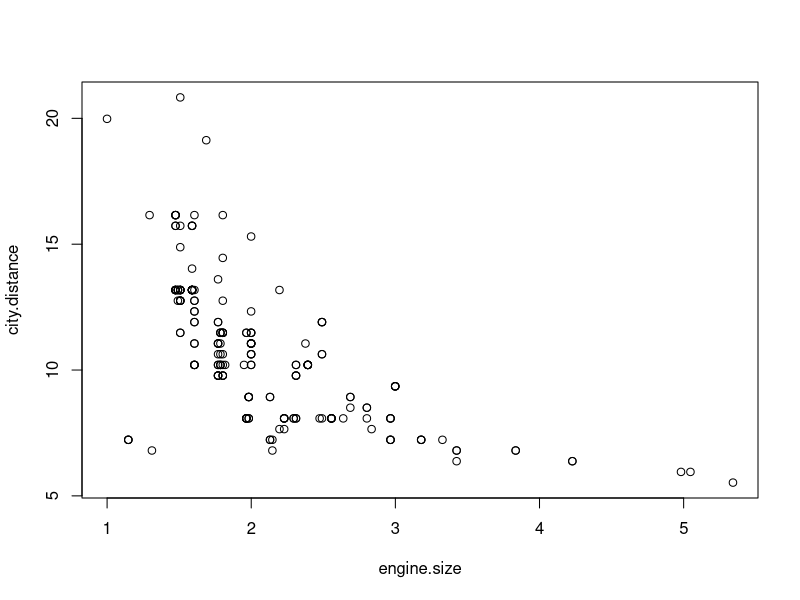
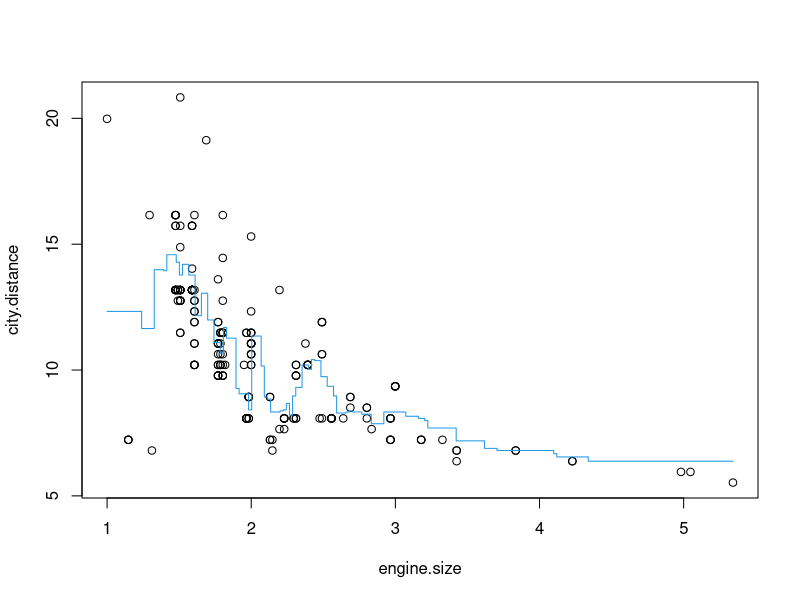
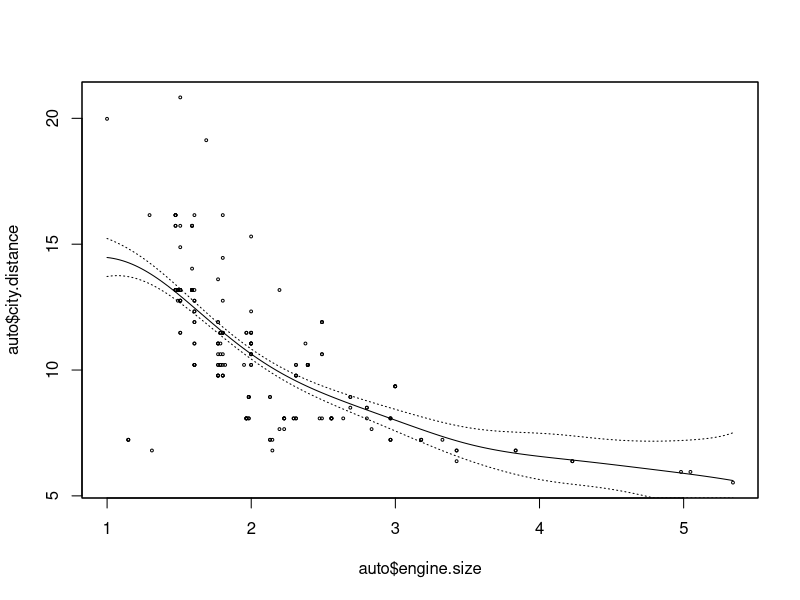
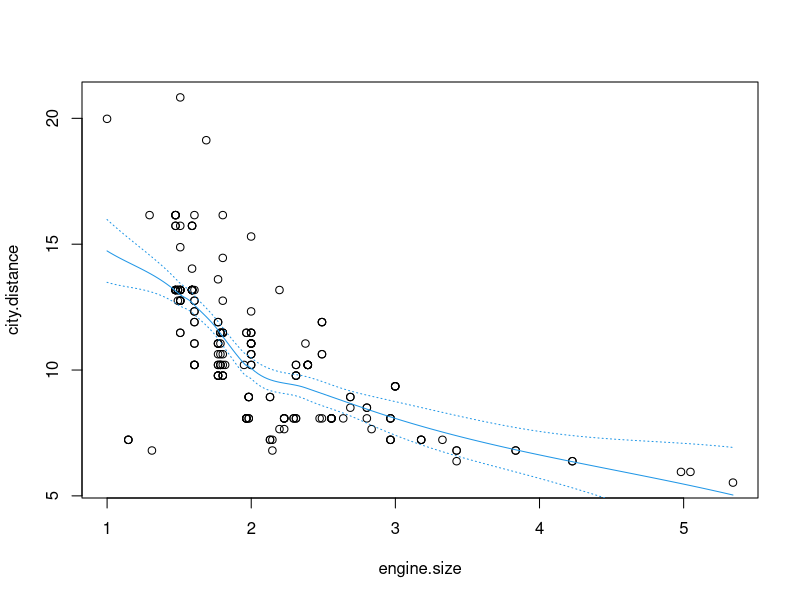
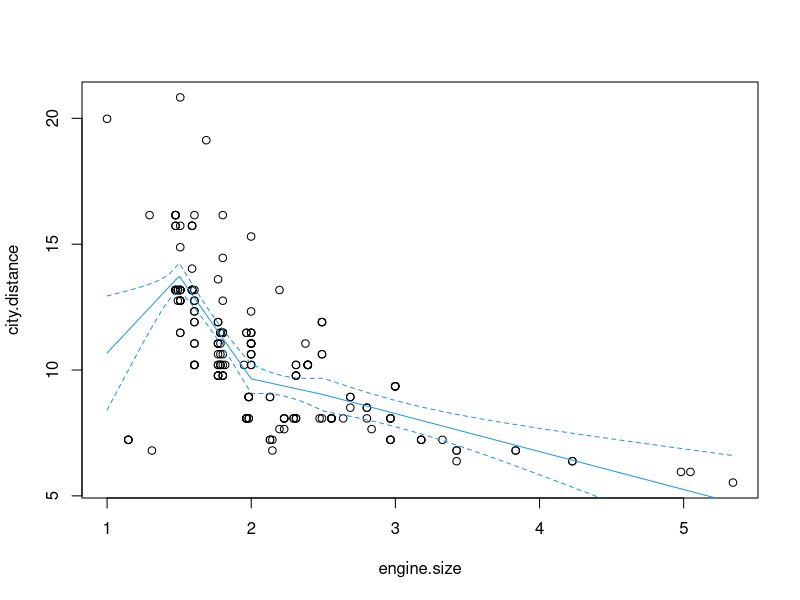
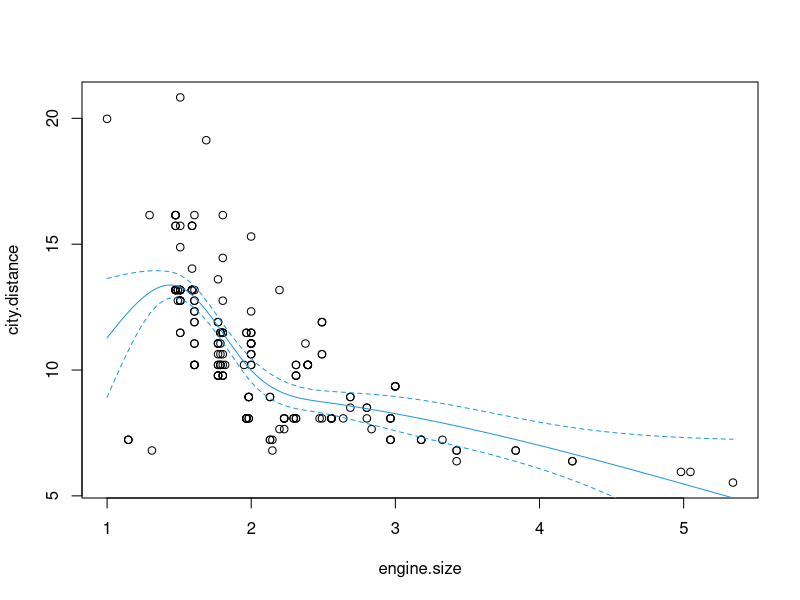
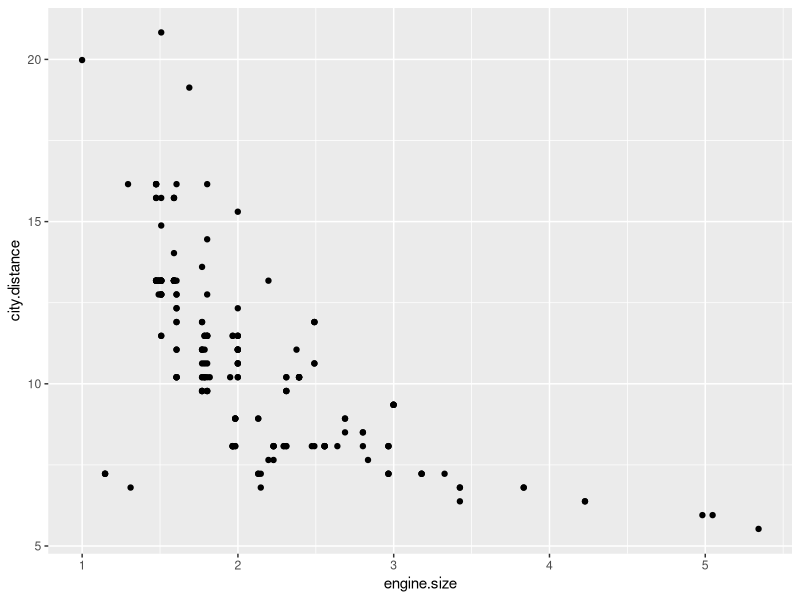
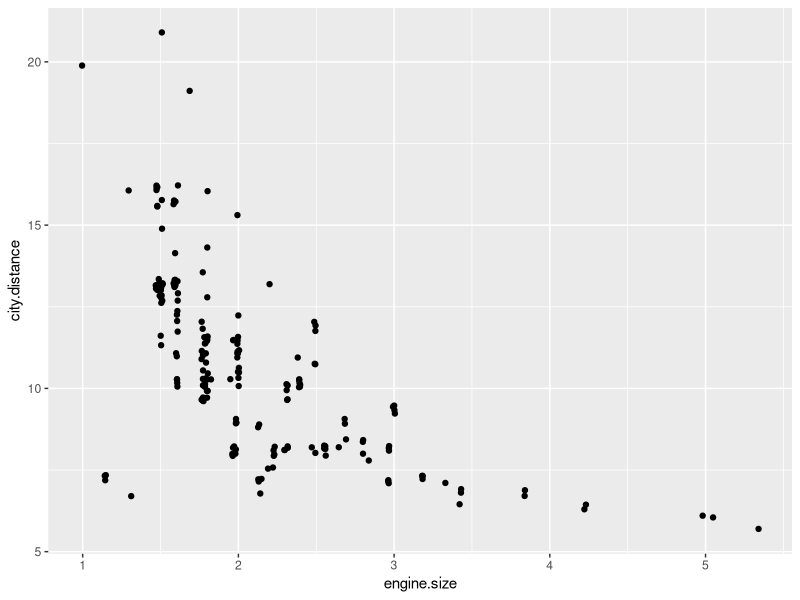

Here is the R script that generated these plots, in order:
## ---- chunk 1
knitr::opts_chunk$set(echo = TRUE)
setwd("/Users/aldosolari/Desktop/DM_off/2_eda/code")
## ---- chunk 2
rm(list=ls())
auto <- read.table("auto.dat", header=TRUE, quote="\"")
plot(city.distance ~ engine.size, auto)
## ---- chunk 3
# install FNN package
library(FNN)
# number of neighbours
k <- 10
# fit kNN regression 
x0 = seq(min(auto$engine.size),max(auto$engine.size), length.out = 200)
fit.kNN <- knn.reg(train=auto$engine.size, y=auto$city.distance, test=data.frame(city.distance=x0),  k=k)
# fitted values
y0.kNN <- fit.kNN$pred

# plot training set and fitted values
plot(city.distance ~ engine.size, auto)
lines(y0.kNN ~ x0, type="s", col=4)
## ---- chunk 4
# install sm package
library(sm)
# bandwidth
h <- 0.5
# fit local linear regression 
fit.lr <- sm.regression(x=auto$engine.size, y=auto$city.distance, h=h, eval.points=x0, display="se" )
## ---- chunk 5
s = 0.75
fit.loess = loess(city.distance ~ engine.size, auto, degree=1, span=s)
y0 = predict(fit.loess, newdata=data.frame(engine.size=x0), se=TRUE)

plot(city.distance ~ engine.size, auto)
lines(y0$fit ~ x0, col=4)
lines(x0, y0$fit + 2*y0$se.fit , col=4, lty=3)
lines(x0, y0$fit - 2*y0$se.fit , col=4, lty=3)
## ---- chunk 6
library(splines)
# knots
knots = c(1.5,2,2.5)
# degree
d = 1

# fit regression splines
fit.splines = lm(city.distance ~ bs(engine.size, knots=knots, degree=d), auto)

y0 = predict(fit.splines, newdata=data.frame(engine.size=x0), se=TRUE)
plot(city.distance~engine.size, auto)
lines(x0, y0$fit, col=4)
lines(x0, y0$fit +2* y0$se ,lty =2, col=4)
lines(x0, y0$fit -2* y0$se ,lty =2, col=4)
## ---- chunk 7
# fit natural cubic splines
fit.ns = lm(city.distance ~ ns(engine.size, knots=knots), auto)

y0 = predict(fit.ns, newdata=data.frame(engine.size=x0), se=T)
plot(city.distance~engine.size, auto)
lines(x0, y0$fit, col=4)
lines(x0, y0$fit +2* y0$se ,lty =2, col=4)
lines(x0, y0$fit -2* y0$se ,lty =2, col=4)
## ---- chunk 8
library(ggplot2)

# scatterplot
ggplot(data = auto) + geom_point(mapping = aes(x = engine.size, y = city.distance))

# jittered scatterplot
ggplot(data = auto) + geom_point(mapping = aes(x = engine.size, y = city.distance), position = "jitter")

# colored scatterplot + loess
ggplot(data = auto, mapping = aes(x = engine.size, y = city.distance, color = fuel)) +  geom_point()+ geom_smooth(method="loess", span = 0.75)

# facets
ggplot(data = auto) + geom_point(mapping = aes(x = engine.size, y = city.distance)) + facet_wrap(  ~ fuel)
